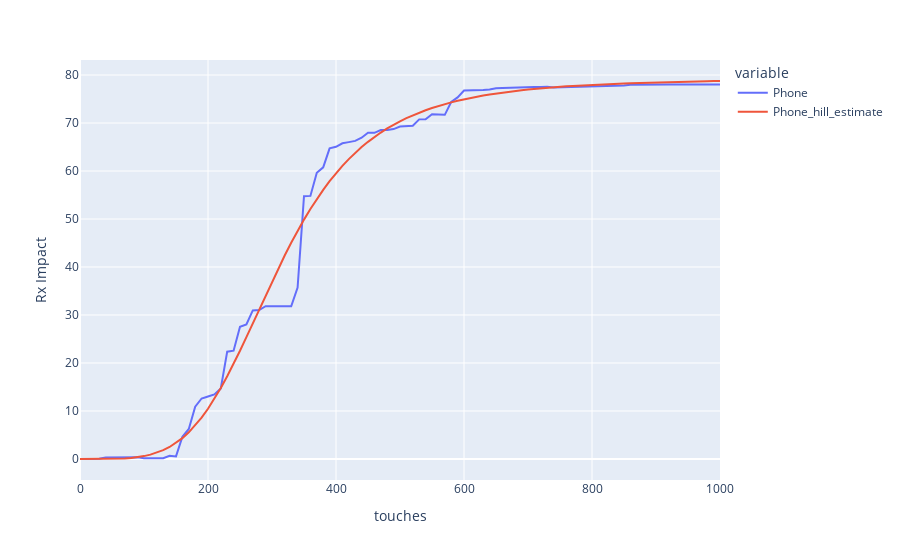

This figure's notebook cell:
### Code cell
response_curves.plot(channel2_n['resp_df'], 'touches', ['Phone', 'Phone_hill_estimate'])
